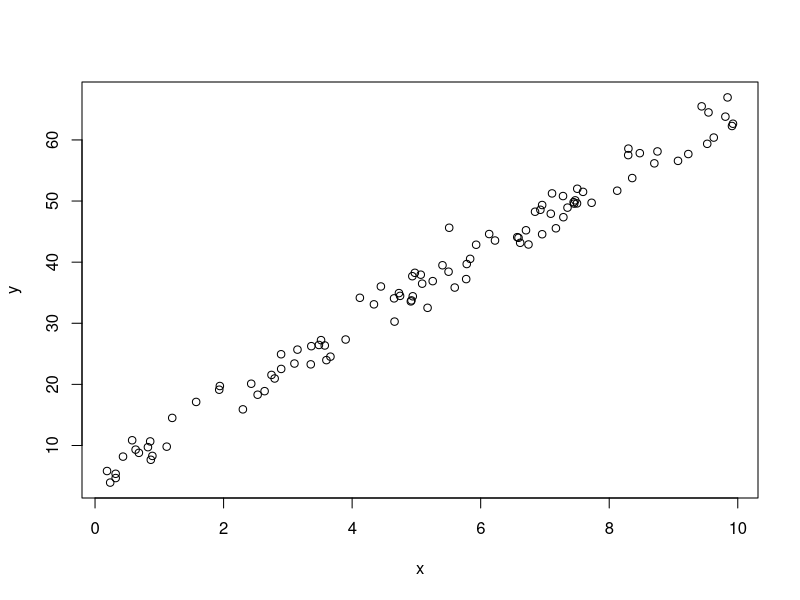
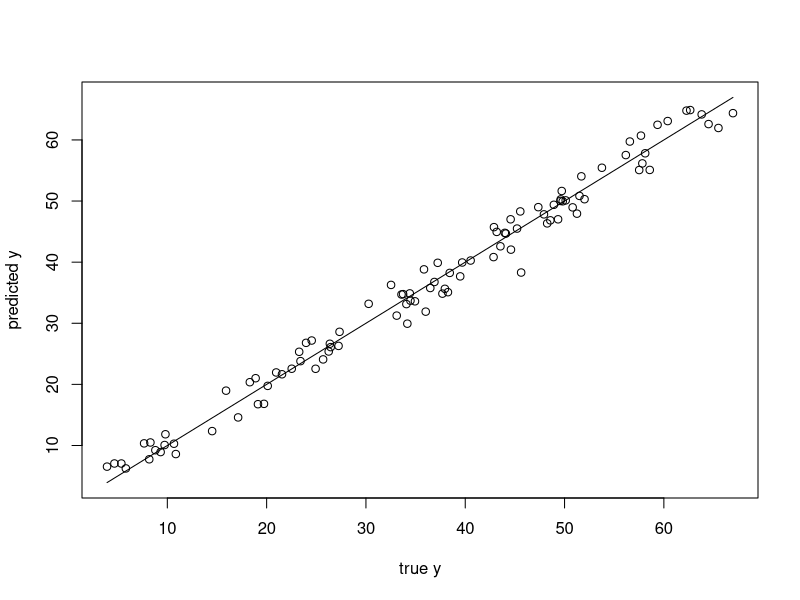
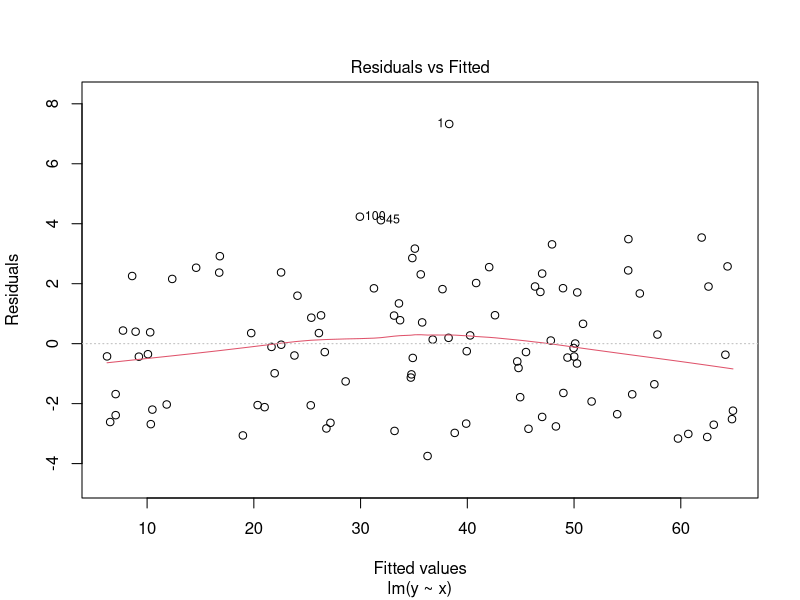
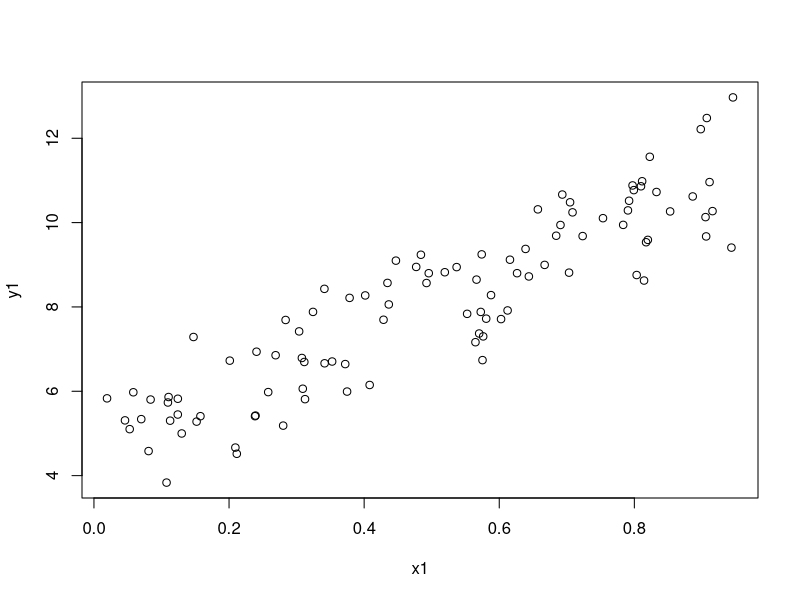
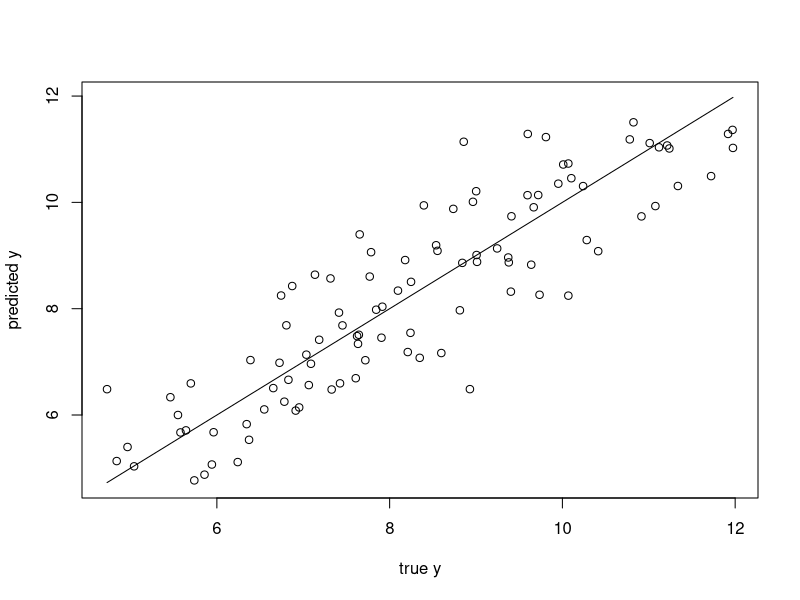
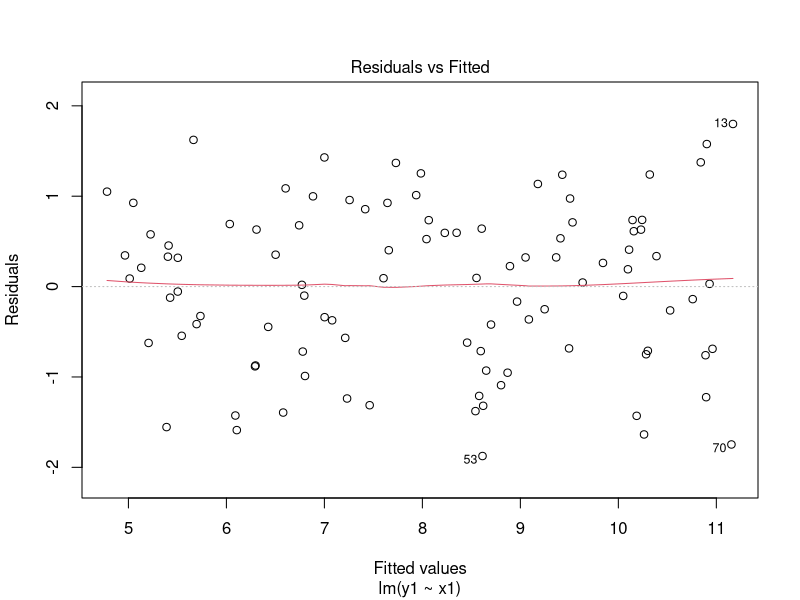

Here is the R script that generated these plots, in order:
#setwd("~/LAB")
rm(list=ls())

#=============================Part(1)=====================================
x <- runif(100, 0, 10)     # 100 draws between 0 & 10

#(Q1) Try changing the value of standard deviation (sd) in the next command 
#How do the data points change for different values of standard deviation?
y <- 5 + 6*x + rnorm(100, sd = 2)  # default values for rnorm (mean = 0 and sigma = 1)

#Plot it
plot (x,y)

# OLS model
# OLS : Ordinary Least Squares
model1 <- lm(y ~ x)
# Learn about this object by saying ?lm and str(d)

# Compact model results
print(model1)
#(Q2) How are the coefficients of the linear model affected by changing the value
#of standard deviation in Q1?

# Regression diagnostics --
ypred <- predict(model1) # use the trained model to predict the same training data
# Learn about predict by saying ?predict.lm

par(mfrow=c(1,1))
plot(y,y, type="l", xlab="true y", ylab="predicted y") # ploting the ideal line
points(y, ypred) # plotting the predicted points
                 # the nearer to the ideal line the better

# Detailed model results
d1 <- summary(model1)
print(model1)

#(Q3) How is the value of R-squared affected by changing the value
#of standard deviation in Q1?

# Learn about this object by saying ?summary.lm and by saying str(d)
cat("OLS gave slope of ", d1$coefficients[2,1],   
    "and an R-sqr of ", d1$r.squared, "\n")

#Graphic dignostic (cont.)
par(mfrow=c(1,1)) # parameters for the next plot
plot(model1, 1) # plot one diagnostic graphs

#(Q4)What do you conclude about the residual plot? Is it a good residual plot?
#========================End of Part(1)==============================================

#========================Part(2)=====================================================
#Training a linear regression model
x1 <- runif(100) 
# introduce a slight nonlinearity
#(A)
y1 = 5 + 6*x1 + 0.1*x1*x1 + rnorm(100)
plot(x1,y1)
model <- lm(y1 ~ x1)

summary(model)

#Creating a test set (test vector)

#EDIT: We renamed the variable as x1 instead of xtest (in previous versions)
#becaues the lm function searches in the formula for variables named 
#with x1 and not any other name.
#So, if you used xtest, the lm function will not know what is xtest and
#a random plot will be generated. 

x1 <- runif(100)
#(B)
ytrue = 5 + 6*x1 + 0.1*x1*x1 + rnorm(100)  # same equation of y1 but on xtest to get true y for xtest

ypred <- predict(model, data.frame(x1))

par(mfrow=c(1,1))
plot(ytrue, ytrue, type="l", xlab="true y", ylab="predicted y")
points(ytrue, ypred)

# graphic dignostic (cont.)
par(mfrow=c(1,1)) # parameters for the next plot
plot(model, 1) # plot the diagnostic graphs

#(Q5)What do you conclude about the residual plot? Is it a good residual plot?

#(Q6)Now, change the coefficient of the non-linear term in the original model for (A) training 
#and (B) testing to a large value instead. What do you notice about the residual plot?
#===============================End of Part(2)=============================================

#=================================Part(3)==================================================
#(Q7) Import the dataset LungCapData.tsv. What are the variables in this dataset?

#(Q8) Draw a scatter plot of Age (x-axis) vs. LungCap (y-axis). Label x-axis "Age" and y-axis "LungCap"

#(Q9) Draw a pair-wise scatter plot between Lung Capacity, Age and Height. 
#Check the slides for how to plot a pair-wise scatterplot

#(Q10) Calculate correlation between Age and LungCap, and between Height and LungCap.
#Hint: You can use the function cor

#(Q11) Which of the two input variables (Age, Height) are more correlated to the 
#dependent variable (LungCap)?

#(Q12) Do you think the two variables (Height and LungCap) are correlated ? why ?

#(Q13) Fit a liner regression model where the dependent variable is LungCap 
#and use all other variables as the independent variables

#(Q14) Show a summary of this model

#(Q15) What is the R-squared value here ? What does R-squared indicate?

#(Q16) Show the coefficients of the linear model. Do they make sense?
#If not, which variables don't make sense? What should you do?

#(Q17) Redraw a scatter plot between Age and LungCap. Display/Overlay the linear model (a line) over it.
#Hint: Use the function abline(model, col="red").
#Note (1) : A warning will be displayed that this function will display only the first two 
#           coefficients in the model. It's OK.
#Note (2) : If you are working correctly, the line will not be displayed on the plot. Why?

#(Q18)Repeat Q13 but with these variables Age, Smoke and Cesarean as the only independent variables.

#(Q19)Repeat Q16, Q17 for the new model. What happened?

#(Q20)Predict results for this regression line on the training data.

#(Q21)Calculate the mean squared error (MSE)of the training data.